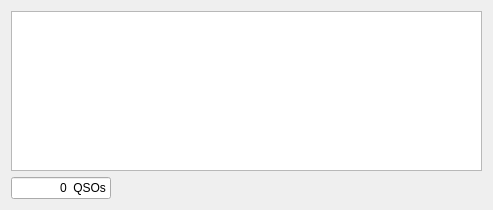
<?xml version="1.0" encoding="UTF-8"?>
<ui version="4.0">
 <class>CabrilloLogWindow</class>
 <widget class="QWidget" name="CabrilloLogWindow">
  <property name="geometry">
   <rect>
    <x>0</x>
    <y>0</y>
    <width>493</width>
    <height>210</height>
   </rect>
  </property>
  <property name="windowTitle">
   <string>Contest Log</string>
  </property>
  <layout class="QVBoxLayout" name="verticalLayout">
   <item>
    <widget class="QTableView" name="log_table_view">
     <property name="toolTip">
      <string>&lt;html&gt;&lt;head/&gt;&lt;body&gt;&lt;p&gt;Right-click here for available actions.&lt;/p&gt;&lt;/body&gt;&lt;/html&gt;</string>
     </property>
     <property name="accessibleDescription">
      <string>Right-click here for available actions.</string>
     </property>
     <attribute name="horizontalHeaderStretchLastSection">
      <bool>true</bool>
     </attribute>
    </widget>
   </item>
   <item>
    <widget class="QLineEdit" name="nQSO_lineEdit">
     <property name="maximumSize">
      <size>
       <width>100</width>
       <height>16777215</height>
      </size>
     </property>
     <property name="readOnly">
      <bool>true</bool>
     </property>
     <property name="text">
      <string>0  QSOs</string>
     </property>
     <property name="alignment">
      <set>Qt::AlignRight|Qt::AlignTrailing|Qt::AlignVCenter</set>
     </property>
    </widget>
   </item>
  </layout>
 </widget>
 <resources/>
 <connections/>
</ui>
